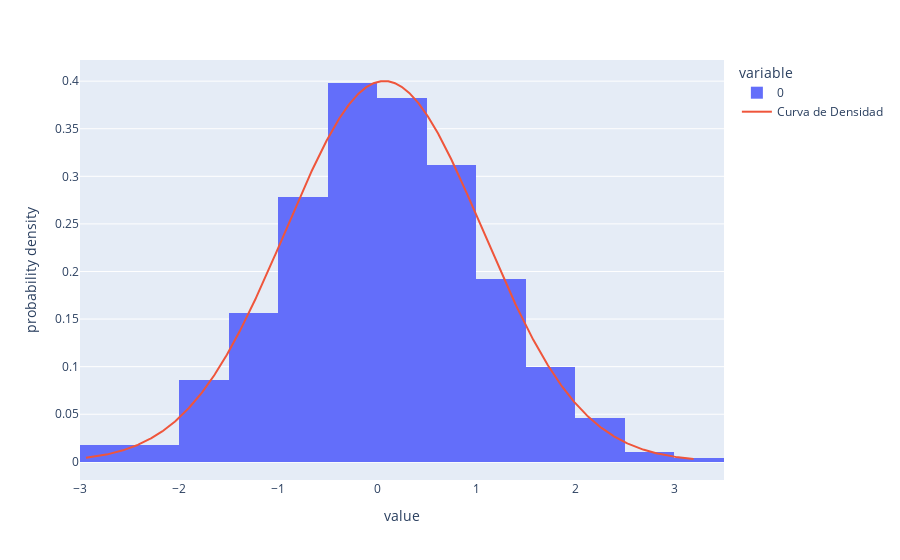

This figure's notebook cell:
### Code cell
# Crear el histograma
fig = px.histogram(data, nbins=30, histnorm='probability density')

# Agregar la curva de densidad
fig.add_trace(
    go.Scatter(
        x=np.linspace(min(data), max(data), 1000),
        y=scipy.stats.norm.pdf(np.linspace(min(data), max(data), 1000), loc=promedio_data, scale=varianza_data),
        mode='lines',
        name='Curva de Densidad'
    )
)

fig.show()

### Figure 1 — Plotly figure (JSON) as saved in the notebook; plotly's stock layout.template omitted (floating-point values rounded to 4 significant figures; data arrays with more than 128 entries replaced by an {"elided": "..."} marker saying what was removed)
{"data": [{"alignmentgroup": "True", "bingroup": "x", "histnorm": "probability density", "hovertemplate": "variable=0<br>value=%{x}<br>probability density=%{y}<extra></extra>", "legendgroup": "0", "marker": {"color": "#636efa", "pattern": {"shape": ""}}, "name": "0", "nbinsx": 30, "offsetgroup": "0", "orientation": "v", "showlegend": true, "type": "histogram", "x": {"elided": "1000 float values"}, "xaxis": "x", "yaxis": "y"}, {"mode": "lines", "name": "Curva de Densidad", "type": "scatter", "x": {"elided": "1000 float values"}, "y": {"elided": "1000 float values"}}], "layout": {"barmode": "relative", "legend": {"title": {"text": "variable"}, "tracegroupgap": 0}, "margin": {"t": 60}, "xaxis": {"anchor": "y", "domain": [0, 1], "title": {"text": "value"}}, "yaxis": {"anchor": "x", "domain": [0, 1], "title": {"text": "probability density"}}}}
